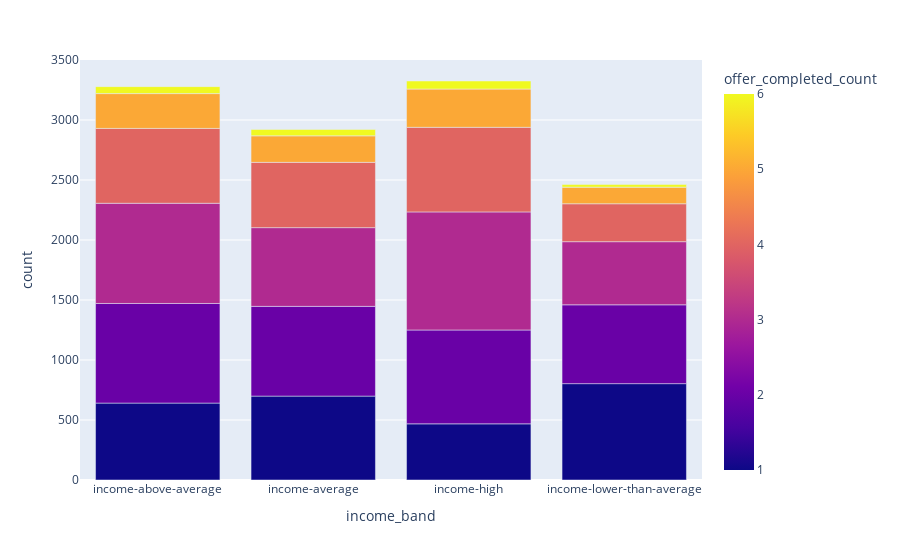

Notebook cell for this chart:
### Code cell
fig = px.bar(df_agg.groupby(['offer_completed_count','income_band'])['offer_completed_count'].size().to_frame('count').reset_index(),
             x="income_band", y="count", color="offer_completed_count")
fig.show()

### Figure 1 — Plotly figure (JSON) as saved in the notebook; plotly's stock layout.template omitted (floating-point values rounded to 4 significant figures)
{"data": [{"alignmentgroup": "True", "hovertemplate": "income_band=%{x}<br>count=%{y}<br>offer_completed_count=%{marker.color}<extra></extra>", "legendgroup": "", "marker": {"color": [1, 1, 1, 1, 2, 2, 2, 2, 3, 3, 3, 3, 4, 4, 4, 4, 5, 5, 5, 5, 6, 6, 6, 6], "coloraxis": "coloraxis", "pattern": {"shape": ""}}, "name": "", "offsetgroup": "", "orientation": "v", "showlegend": false, "textposition": "auto", "type": "bar", "x": ["income-above-average", "income-average", "income-high", "income-lower-than-average", "income-above-average", "income-average", "income-high", "income-lower-than-average", "income-above-average", "income-average", "income-high", "income-lower-than-average", "income-above-average", "income-average", "income-high", "income-lower-than-average", "income-above-average", "income-average", "income-high", "income-lower-than-average", "income-above-average", "income-average", "income-high", "income-lower-than-average"], "xaxis": "x", "y": [641, 699, 468, 803, 830, 748, 782, 657, 835, 656, 984, 526, 624, 544, 705, 316, 290, 221, 319, 138, 58, 53, 67, 22], "yaxis": "y"}], "layout": {"autosize": true, "barmode": "relative", "coloraxis": {"colorbar": {"title": {"text": "offer_completed_count"}}, "colorscale": [[0, "#0d0887"], [0.1111, "#46039f"], [0.2222, "#7201a8"], [0.3333, "#9c179e"], [0.4444, "#bd3786"], [0.5556, "#d8576b"], [0.6667, "#ed7953"], [0.7778, "#fb9f3a"], [0.8889, "#fdca26"], [1, "#f0f921"]]}, "legend": {"tracegroupgap": 0}, "margin": {"t": 60}, "xaxis": {"anchor": "y", "autorange": true, "domain": [0, 1], "range": [-0.5, 3.5], "title": {"text": "income_band"}, "type": "category"}, "yaxis": {"anchor": "x", "autorange": true, "domain": [0, 1], "range": [0, 3500], "title": {"text": "count"}, "type": "linear"}}}
